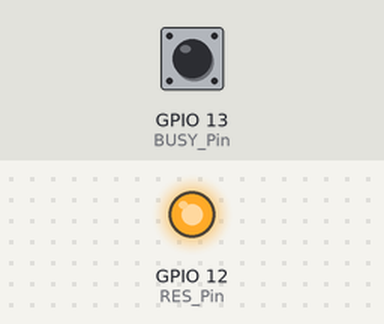
Simulated run of this sketch. Board: ESP32. On the bench: output pins drawn as LEDs (lit = HIGH). The inputs (shaded band) are chosen by the test bench; at power-on: GPIO 13 (BUSY_Pin) LOW. Pins used as bus, display or sensor lines are not drawn.

Above: at 1.2 s.
1.3 s: GPIO 13 (BUSY_Pin) pulsed HIGH 2 times (0.12 s each, 0.3 s apart)
Timing chart, 0 to 6.2 s (numbered marks = the images above; inputs shaded):
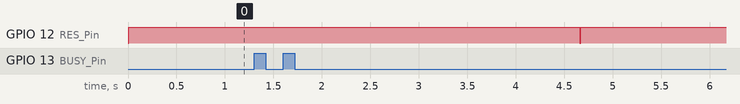

The sketch:

GDEY037T03_Arduino.ino
```cpp
#include <SPI.h>
#include"Ap_29demo.h"
//IO settings
int BUSY_Pin = A14;
int RES_Pin = A15;
int DC_Pin = A16;
int CS_Pin = A17;
//SCLK--GPIO23
//MOSI---GPIO18

#define EPD_W21_CS_0 digitalWrite(CS_Pin,LOW)
#define EPD_W21_CS_1 digitalWrite(CS_Pin,HIGH)
#define EPD_W21_DC_0  digitalWrite(DC_Pin,LOW)
#define EPD_W21_DC_1  digitalWrite(DC_Pin,HIGH)
#define EPD_W21_RST_0 digitalWrite(RES_Pin,LOW)
#define EPD_W21_RST_1 digitalWrite(RES_Pin,HIGH)
#define isEPD_W21_BUSY digitalRead(BUSY_Pin)
////////FUNCTION//////
void SPI_Write(unsigned char value);
void EPD_W21_WriteDATA(unsigned char command);
void EPD_W21_WriteCMD(unsigned char command);
//EPD
void EPD_W21_Init(void);
void EPD_init(void);
void EPD_sleep(void);
void EPD_refresh(void);
void lcd_chkstatus(void);
void PIC_display_Clear(void);
void PIC_display(const unsigned char* picData);
void EPD_init_Fast(void);
void setup() {
   pinMode(BUSY_Pin, INPUT);
   pinMode(RES_Pin, OUTPUT);
   pinMode(DC_Pin, OUTPUT);
   pinMode(CS_Pin, OUTPUT);
   //SPI
   SPI.beginTransaction(SPISettings(10000000, MSBFIRST, SPI_MODE0));
   SPI.begin ();
}
//Tips//
/*When the electronic paper is refreshed in full screen, the picture flicker is a normal phenomenon, and the main function is to clear the display afterimage in the previous picture.
  When the local refresh is performed, the screen does not flash.*/
/*When you need to transplant the driver, you only need to change the corresponding IO. The BUSY pin is the input mode and the others are the output mode. */

void loop() {
  while(1)
  {
   /************Fast display picture display*******************/
    EPD_init_Fast(); //EPD init
    PIC_display(gImage_1);//EPD_picture1
    EPD_sleep();//EPD_sleep,Sleep instruction is necessary, please do not delete!!!
    delay(2000); //2s
    EPD_init_Fast(); //EPD init
    PIC_display(gImage_2);//EPD_picture1
    EPD_sleep();//EPD_sleep,Sleep instruction is necessary, please do not delete!!!
   delay(2000); //2s

    /************Normal display picture display*******************/
    EPD_init(); //EPD init
    PIC_display(gImage_3);//EPD_picture1
    EPD_sleep();//EPD_sleep,Sleep instruction is necessary, please do not delete!!!
    delay(2000); //2s
    //Clear
    EPD_init(); //EPD init
    PIC_display_Clear();//EPD Clear
    EPD_sleep();//EPD_sleep,Sleep instruction is necessary, please do not delete!!!
    while(1);

  }


}

//////////////////////SPI///////////////////////////////////

void SPI_Write(unsigned char value)
{
    SPI.transfer(value);

}

void EPD_W21_WriteCMD(unsigned char command)
{
  EPD_W21_CS_0;
  EPD_W21_DC_0;   // command write
  SPI_Write(command);
  EPD_W21_CS_1;
}
void EPD_W21_WriteDATA(unsigned char command)
{
  EPD_W21_CS_0;
  EPD_W21_DC_1;   // command write
  SPI_Write(command);
  EPD_W21_CS_1;
}


/////////////////EPD settings Functions/////////////////////
void EPD_W21_Init(void)
{
    EPD_W21_RST_0;    // Module reset
    delay(10);//At least 10ms delay
    EPD_W21_RST_1;
    delay(10);//At least 10ms delay
}
void EPD_init(void)
{
    EPD_W21_Init(); //Electronic paper IC reset

    EPD_W21_WriteCMD(0x00);     //panel setting
    EPD_W21_WriteDATA(0x0f);    //LUT from OTP

    EPD_W21_WriteCMD(0x04);  //Power on
    lcd_chkstatus();        //waiting for the electronic paper IC to release the idle signal

}
void EPD_init_Fast(void)
{
  EPD_W21_Init(); //Electronic paper IC reset
  EPD_W21_WriteCMD(0x04);  //Power on
  lcd_chkstatus();        //waiting for the electronic paper IC to release the idle signal

  EPD_W21_WriteCMD(0xe0);
  EPD_W21_WriteDATA(0x02);
  EPD_W21_WriteCMD(0xe5);
  EPD_W21_WriteDATA(0x32);

  EPD_W21_WriteCMD(0X50);  //VCOM AND DATA INTERVAL SETTING
  EPD_W21_WriteDATA(0x97); //WBmode:VBDF 17|D7 VBDW 97 VBDB 57    WBRmode:VBDF F7 VBDW 77 VBDB 37  VBDR B7

}
void EPD_refresh(void)
{
    EPD_W21_WriteCMD(0x12);     //DISPLAY REFRESH
    delay(10);          //!!!The delay here is necessary, 200uS at least!!!
    lcd_chkstatus();
}
void EPD_sleep(void)
{
    EPD_W21_WriteCMD(0X02);   //power off
    lcd_chkstatus();          //waiting for the electronic paper IC to release the idle signal
    //Part2 Increase the time delay
    delay(1000);      //Power off time delay, this is  necessary!!!
    EPD_W21_WriteCMD(0X07);   //deep sleep
    EPD_W21_WriteDATA(0xA5);
}

void PIC_display(const unsigned char* picData)
{
    unsigned int i;
    //Write Data
    EPD_W21_WriteCMD(0x10);        //Transfer old data
    for(i=0;i<12480;i++)
    {
       EPD_W21_WriteDATA(0xFF);  //Transfer the actual displayed data
    }
    EPD_W21_WriteCMD(0x13);        //Transfer new data
    for(i=0;i<12480;i++)
    {
      EPD_W21_WriteDATA(picData[i]);  //Transfer the actual displayed data

    }
       //Refresh
    EPD_W21_WriteCMD(0x12);   //DISPLAY REFRESH
    delay(10);    //!!!The delay here is necessary, 200uS at least!!!
    lcd_chkstatus();          //waiting for the electronic paper IC to release the idle signal

}

void PIC_display_Clear(void)
{
    unsigned int i;
    EPD_W21_WriteCMD(0x10);        //Transfer old data
    for(i=0;i<12480;i++)
  {
    EPD_W21_WriteDATA(0xff);
  }

    EPD_W21_WriteCMD(0x13);        //Transfer new data
    for(i=0;i<12480;i++)
  {
    EPD_W21_WriteDATA(0xFF);
  }
     //Refresh
    EPD_W21_WriteCMD(0x12);   //DISPLAY REFRESH
    delay(10);    //!!!The delay here is necessary, 200uS at least!!!
    lcd_chkstatus();          //waiting for the electronic paper IC to release the idle signal

}
void lcd_chkstatus(void)
{
  while(!isEPD_W21_BUSY);   //0:BUSY, 1:FREE
}
```

Source omitted: Ap_29demo.h (data table, 189780 bytes)

Measured:
- after the input at 1.3 s, GPIO 12 (RES_Pin): HIGH → LOW after 3.4 s, → HIGH 0.01 s later
